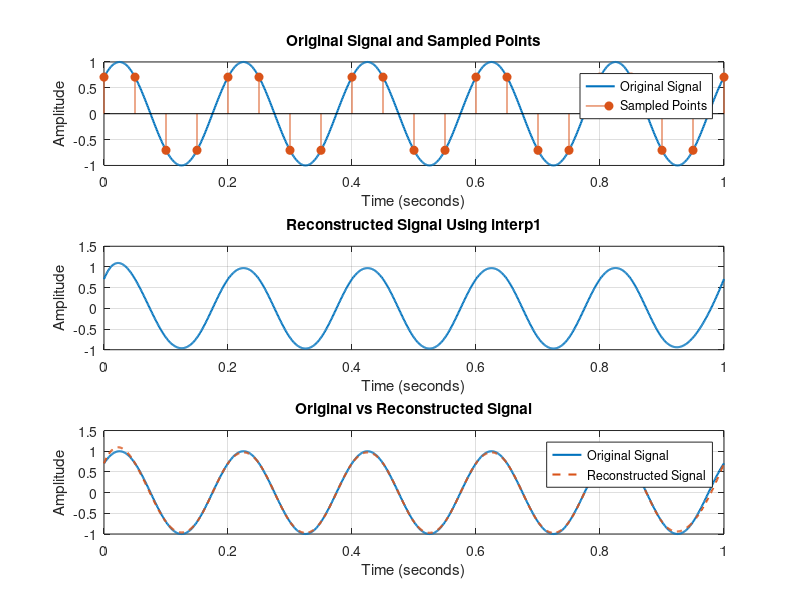

MATLAB code to generate this figure:
clc;
clear;
close all;

% Original signal frequency
f = 5;

% Phase shift
phi = pi/4;

% Time duration
T = 1;

% Continuous-time approximation
t = 0:0.001:T;

% Original continuous signal
x = sin(2*pi*f*t + phi);

% Sampling frequency
fs = 20;

% Sampling time
t_sample = 0:1/fs:T;

% Sampled signal
x_sample = sin(2*pi*f*t_sample + phi);

% Reconstruction using interpolation
x_reconstructed = interp1(t_sample, x_sample, t, 'spline');

% Plot
figure;

% Original and sampled signal
subplot(3,1,1);
plot(t, x, 'LineWidth', 1.5);
hold on;
stem(t_sample, x_sample, 'filled');
title('Original Signal and Sampled Points');
xlabel('Time (seconds)');
ylabel('Amplitude');
legend('Original Signal', 'Sampled Points');
grid on;
hold off;

% Reconstructed signal
subplot(3,1,2);
plot(t, x_reconstructed, 'LineWidth', 1.5);
title('Reconstructed Signal Using interp1');
xlabel('Time (seconds)');
ylabel('Amplitude');
grid on;

% Comparison
subplot(3,1,3);
plot(t, x, 'LineWidth', 1.5);
hold on;
plot(t, x_reconstructed, '--', 'LineWidth', 1.5);
title('Original vs Reconstructed Signal');
xlabel('Time (seconds)');
ylabel('Amplitude');
legend('Original Signal', 'Reconstructed Signal');
grid on;
hold off;

drawnow;
